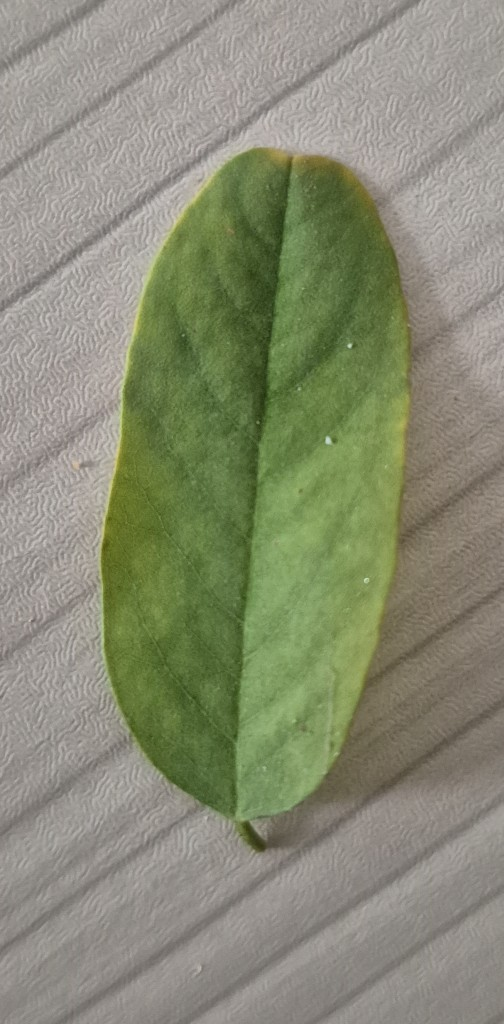
#> input picture data/leaves/Carob/Carob_001_a.jpg, 504 x 1024 px; its folder holds only this picture in this run
$ python dataset.py   (older library calls are emulated)
#> lines starting #> are read from the running program, lines starting #| are printed output that depends on the picture; after the words box and inside, x2 and y2 are one past the last pixel; in counts of white or black regions, pixels touching at a corner belong together
### src/preprocess.py
import cv2
import numpy as np
from pathlib import Path


MAX_SIDE = 512

def load_and_preprocess(path):
    img = cv2.imread(str(path))
    if img is None :
        raise FileNotFoundError(f"Image not found at {path}")

    h,w = img.shape[:2]
    scale = MAX_SIDE / max(h,w)
    img = cv2.resize(img, None, fx=scale, fy=scale, interpolation=cv2.INTER_AREA)
    gray = cv2.cvtColor(img,cv2.COLOR_BGR2GRAY)
    blur = cv2.GaussianBlur(gray,(5,5), 0)

    return img , gray , blur


def segment_leaf(blur):
    _,mask = cv2.threshold(blur ,0 ,255 ,cv2.THRESH_BINARY_INV + cv2.THRESH_OTSU)

    contours,_ = cv2.findContours(mask,cv2.RETR_EXTERNAL ,cv2.CHAIN_APPROX_SIMPLE)

    if len(contours) == 0:
        return None, None

    leaf_contour = max(contours , key=cv2.contourArea)

    clean_mask = np.zeros_like(mask)
    cv2.drawContours(clean_mask, [leaf_contour], -1 , 255, thickness=cv2.FILLED)

    return clean_mask , leaf_contour


def extract_shape_features(contour):
    area = cv2.contourArea(contour)
    permiter = cv2.arcLength(contour , True)

    x , y , w, h = cv2.boundingRect(contour)
    aspect_ratio = w/h
    extent = area/(w*h)

    hull = cv2.convexHull(contour)
    hul_area = cv2.contourArea(hull)
    solidity = area/hul_area
    circularity = 4 * np.pi * area/(permiter ** 2)

    moments = cv2.moments(contour)
    hu = cv2.HuMoments(moments).flatten()

    hu = -np.sign(hu) * np.log10(np.abs(hu) + 1e-12)

    features = np.array([aspect_ratio, extent, solidity, circularity, *hu])
    return features


def extract_color_features(img, mask, bins=8):
    hsv = cv2.cvtColor(img, cv2.COLOR_BGR2HSV)

    h_hist = cv2.calcHist([hsv], [0], mask, [bins], [0,180])
    s_hist = cv2.calcHist([hsv], [1], mask, [bins], [0,256])
    v_hist = cv2.calcHist([hsv], [2], mask, [bins], [0,256])

    hist = np.concatenate([h_hist, s_hist, v_hist]).flatten()
    hist = hist / (hist.sum() + 1e-12)

    return hist


def extract_texture_features(gray, mask):
    mean, std = cv2.meanStdDev(gray, mask=mask)

    lap = cv2.Laplacian(gray, cv2.CV_64F)
    lap_var = lap[mask > 0].var()

    return np.array([mean[0][0], std[0][0], lap_var])


def extract_all_features(img, gray, mask, contour):
    shape = extract_shape_features(contour)
    color = extract_color_features(img, mask)
    texture = extract_texture_features(gray, mask)

    return np.concatenate([shape, color, texture])


# [23 lines that do not run on import are left out]

np.set_printoptions(precision=3, suppress=True)
# print(features.shape)

# print(img.shape)

### src/dataset.py
import numpy as np
from pathlib import Path

from src.preprocess import load_and_preprocess, segment_leaf, extract_all_features


def rename_images(data_dir="data/leaves", dry_run=False):
    for class_dir in sorted(Path(data_dir).iterdir()):
        if not class_dir.is_dir():
            continue

        for i, img_path in enumerate((sorted(class_dir.glob("*.jpg"))), start=1):
            new_name = f'{class_dir.name}_{i:03d}_a{img_path.suffix}'
            print(img_path.name, "->", new_name)

            if not dry_run:
                img_path.rename(class_dir / new_name)


def load_dataset(data_dir="data/leaves"):
    X, y, groups = [], [], []
    skipped = 0

    for class_dir in sorted(Path(data_dir).iterdir()):
        if not class_dir.is_dir():
            continue
        for img_path in sorted(class_dir.glob("*.jpg")):
            try:
                img, gray, blur = load_and_preprocess(img_path)
#> in load_and_preprocess, img is the input picture: shape (1024, 504, 3); mean B, G, R 116.8, 139.4, 136.2
#> in load_and_preprocess, `gray = cv2.cvtColor(img,cv2.COLOR_BGR2GRAY)`:
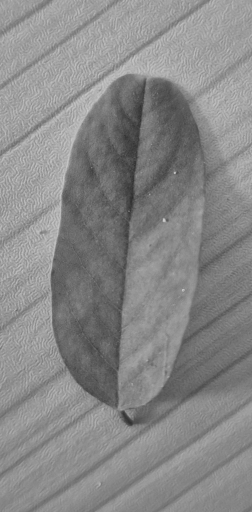
#> gray: shape (512, 252); min 45, max 203, mean 135.9
                mask, contour = segment_leaf(blur)
#> in segment_leaf, `_,mask = cv2.threshold(blur ,0 ,255 ,cv2.THRESH_BINARY_INV + cv2.THRES..`:
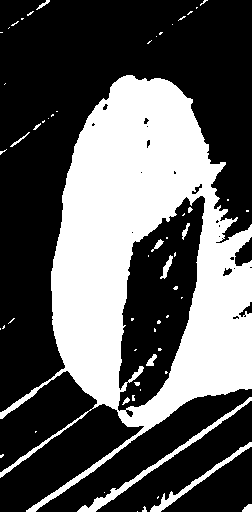
#> mask: shape (512, 252); 35.3% white; 59 white regions (46 under 20 px)
#> in segment_leaf, `contours,_ = cv2.findContours(mask,cv2.RETR_EXTERNAL ,cv2.CHAIN_APPROX..`: contours = 37 contours, 31 with area under 20; largest, box (x1, y1, x2, y2) and area: (0, 75, 252, 512) 53500, (77, 397, 252, 512) 918, (150, 442, 252, 512) 538, (242, 504, 252, 512) 46, (10, 132, 30, 147) 27, (36, 0, 50, 10) 26
#> in segment_leaf, `leaf_contour = max(contours , key=cv2.contourArea)`: leaf_contour = contour of 838 points, box (x1, y1, x2, y2) (0, 75, 252, 512), area 53500
#> in segment_leaf, `cv2.drawContours(clean_mask, [leaf_contour], -1 , 255, thickness=cv2.F..`:
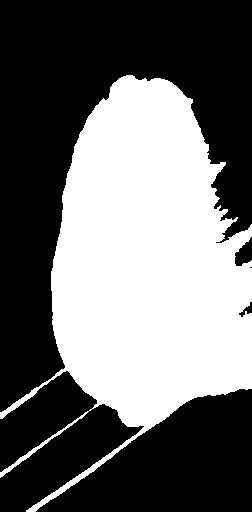
#> clean_mask: shape (512, 252); 42.1% white; 1 white region, box (x1, y1, x2, y2) and area: (0, 75, 252, 512) 54321
#> contour has the same summary as leaf_contour in segment_leaf
                if  contour is None:
                    skipped += 1
                    continue


                features = extract_all_features(img, gray, mask, contour)
#> in extract_shape_features, `area = cv2.contourArea(contour)`: area = 53500.5
#> in extract_shape_features, `permiter = cv2.arcLength(contour , True)`: permiter = 1953.4
#> in extract_shape_features, `x , y , w, h = cv2.boundingRect(contour)`: x = 0; y = 75; w = 252; h = 437
#> in extract_shape_features, `aspect_ratio = w/h`: aspect_ratio = 0.577
#> in extract_shape_features, `extent = area/(w*h)`: extent = 0.486
#> in extract_shape_features, `hull = cv2.convexHull(contour)`: hull = contour of 23 points, box (x1, y1, x2, y2) (0, 75, 252, 512), area 73880
#> in extract_shape_features, `hul_area = cv2.contourArea(hull)`: hul_area = 73880.5
#> in extract_shape_features, `solidity = area/hul_area`: solidity = 0.724
#> in extract_shape_features, `circularity = 4 * np.pi * area/(permiter ** 2)`: circularity = 0.176
#> in extract_shape_features, `moments = cv2.moments(contour)`: moments = moments, m00 53500.5, centre m10/m00, m01/m00 = (146.3, 265)
#> in extract_shape_features, `hu = cv2.HuMoments(moments).flatten()`: hu = [0.203, 0.0113, 0.000691, 2.04e-05, -7.85e-10, -2.14e-06, -2.29e-09]
#> in extract_shape_features, `hu = -np.sign(hu) * np.log10(np.abs(hu) + 1e-12)`: hu = [0.693, 1.95, 3.16, 4.69, -9.1, -5.67, -8.64]
#> in extract_shape_features, `features = np.array([aspect_ratio, extent, solidity, circularity, *hu])`: features = [0.577, 0.486, 0.724, 0.176, 0.693, 1.95, 3.16, 4.69, -9.1, -5.67, -8.64]
#> in extract_all_features, `shape = extract_shape_features(contour)`: shape has the same summary as features in extract_shape_features
#> in extract_color_features, `hsv = cv2.cvtColor(img, cv2.COLOR_BGR2HSV)`: hsv: shape (512, 252, 3); mean H, S, V 23.8, 51.9, 143.2
#> in extract_color_features, `h_hist = cv2.calcHist([hsv], [0], mask, [bins], [0,180])`: h_hist = [12685, 37248, 4388, 0, 0, 0, 0, 0]
#> in extract_color_features, `s_hist = cv2.calcHist([hsv], [1], mask, [bins], [0,256])`: s_hist = [1779, 10034, 6434, 26599, 8626, 837, 12, 0]
#> in extract_color_features, `v_hist = cv2.calcHist([hsv], [2], mask, [bins], [0,256])`: v_hist = [0, 48, 3398, 28953, 18409, 3501, 12, 0]
#> in extract_color_features, `hist = np.concatenate([h_hist, s_hist, v_hist]).flatten()`: hist = 24 values, max 37248 at index 1, min 0 at index 3, mean 6790.1
#> in extract_color_features, `hist = hist / (hist.sum() + 1e-12)`: hist = 24 values, max 0.229 at index 1, min 0 at index 3, mean 0.0417
#> in extract_all_features, `color = extract_color_features(img, mask)`: color has the same summary as hist in extract_color_features
#> in extract_texture_features, `mean, std = cv2.meanStdDev(gray, mask=mask)`: mean = [113.3]; std = [19.67]
#> in extract_texture_features, `lap = cv2.Laplacian(gray, cv2.CV_64F)`:
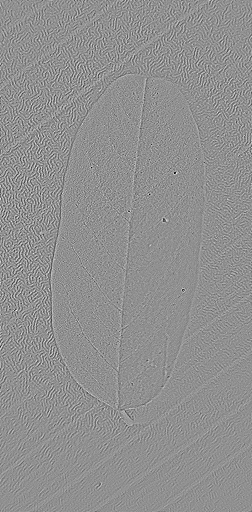
#> lap: shape (512, 252) float64; min -166, max 127, mean 0; drawn with min black and max white
#> in extract_texture_features, `lap_var = lap[mask > 0].var()`: lap_var = 214.6
#> in extract_all_features, `texture = extract_texture_features(gray, mask)`: texture = [113.3, 19.67, 214.6]
#> features = 38 values, max 214.6 at index 37, min -9.1 at index 8, mean 8.88
                X.append(features)
                y.append(class_dir.name)
                groups.append(img_path.stem.rsplit("_", 1)[0])

            except Exception as e:
                print(f'skip {img_path.name}: {e}')
                skipped += 1
#> pass 2 of the loop in load_dataset, `for class_dir in sorted(Path(data_dir).iterdir()):`:
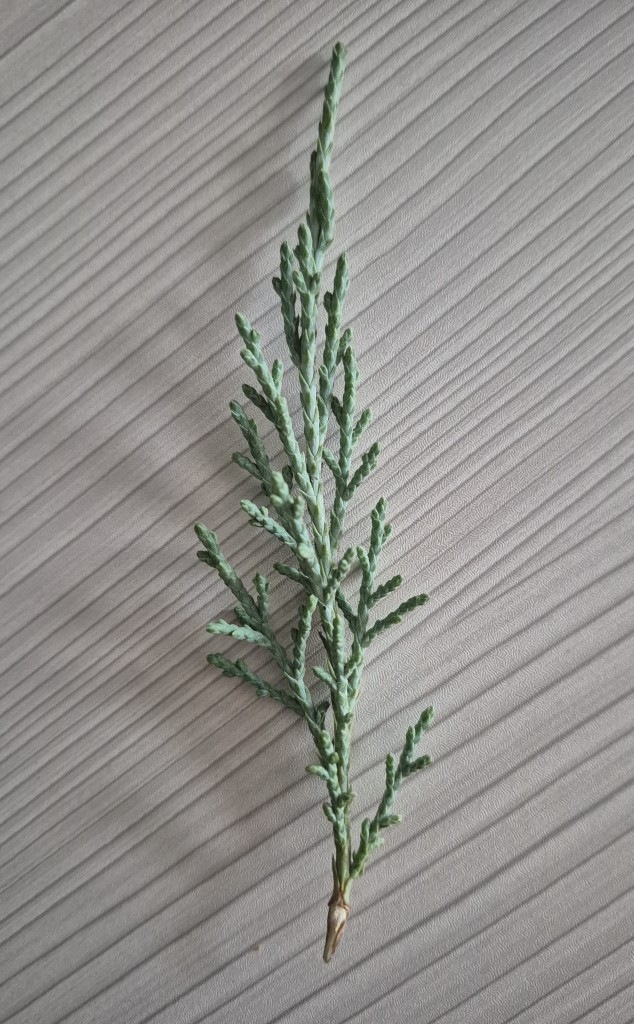
#> input picture data/leaves/Cupressaceae/Cupressaceae_001_a.jpg, 634 x 1024 px
#> in load_and_preprocess, img is the input picture: shape (1024, 634, 3); mean B, G, R 140.9, 144.3, 145.6
#> img: shape (512, 317, 3)
#> gray: shape (512, 317)
#> blur: shape (512, 317)
#> in segment_leaf (call 2), `_,mask = cv2.threshold(blur ,0 ,255 ,cv2.THRESH_BINARY_INV + cv2.THRES..`:
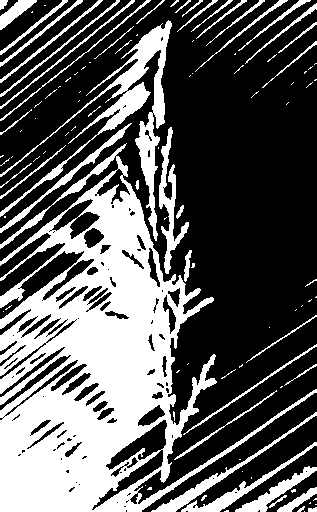
#> mask: shape (512, 317); 35.8% white; 110 white regions (66 under 20 px)
#> contours = 110 contours, 71 with area under 20; largest, box (x1, y1, x2, y2) and area: (0, 143, 317, 512) 47892, (0, 20, 172, 241) 4460, (159, 127, 189, 274) 1025, (151, 412, 317, 512) 918, (181, 442, 317, 512) 840
#> leaf_contour = contour of 1408 points, box (x1, y1, x2, y2) (0, 143, 317, 512), area 47892
#> clean_mask: shape (512, 317); 30.4% white; 1 white region, box (x1, y1, x2, y2) and area: (0, 143, 317, 512) 49316
#> contour has the same summary as leaf_contour in segment_leaf
#> hsv: shape (512, 317, 3); mean H, S, V 33.5, 12.7, 147.2
#> mean = [124.3]; std = [23.69]
#> in extract_texture_features (call 2), `lap = cv2.Laplacian(gray, cv2.CV_64F)`:
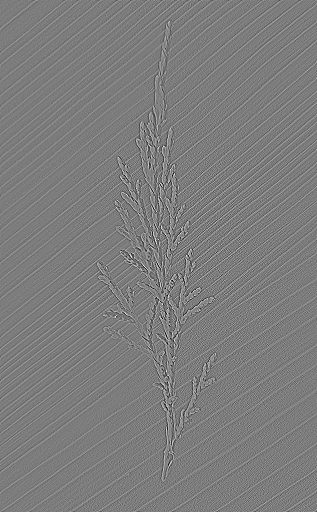
#> lap: shape (512, 317) float64; min -242, max 251, mean 0; drawn with min black and max white
#> lap_var = 1031.7
#> in load_dataset, `features = extract_all_features(img, gray, mask, contour)`: features = 38 values, max 1031.7 at index 37, min -7.9 at index 10, mean 31.5

    print(f"loaded: {len(X)}  |  skipped: {skipped}")
#| loaded: 2  |  skipped: 0
    return  np.array(X), np.array(y), np.array(groups)


if __name__ == "__main__" :

    X, y, groups = load_dataset("data/leaves")
    # rename_images("data/leaves", dry_run=False)
    print(X.shape, y.shape, groups.shape)
#| (2, 38) (2,) (2,)
    print(set(y.tolist()))
#| {'Cupressaceae', 'Carob'}
    print(set(groups))
#| {'Cupressaceae_001', 'Carob_001'}
